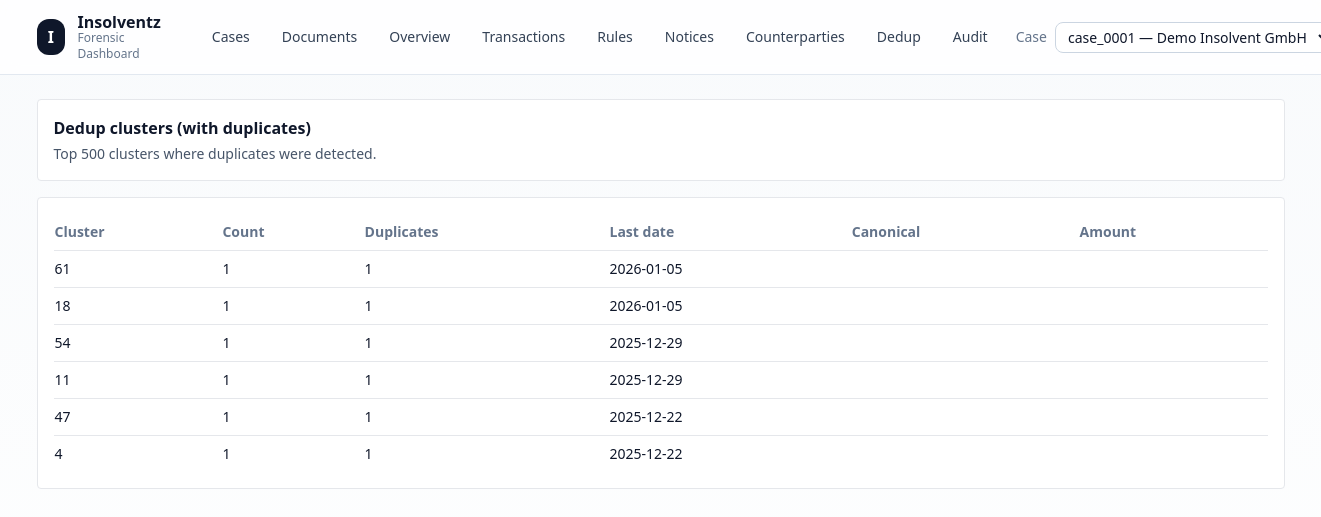
The app's page /dedup with its own data.
### app/db/models.py (models this page shows)
class Transaction(Base):
    __tablename__ = "transactions"
    id: Mapped[int] = mapped_column(Integer, primary_key=True, autoincrement=True)
    case_id: Mapped[str] = mapped_column(ForeignKey("cases.case_id"), index=True)
    source_document_id: Mapped[Optional[int]] = mapped_column(ForeignKey("documents.id"), nullable=True, index=True)
    source_file: Mapped[Optional[str]] = mapped_column(String, nullable=True)
    import_batch_id: Mapped[Optional[str]] = mapped_column(String, nullable=True)
    booking_date: Mapped[date] = mapped_column(Date, nullable=False, index=True)
    value_date: Mapped[Optional[date]] = mapped_column(Date, nullable=True)
    amount: Mapped[float] = mapped_column(Float, nullable=False)
    currency: Mapped[str] = mapped_column(String, nullable=False, default="EUR")
    debtor_account_iban: Mapped[Optional[str]] = mapped_column(String, nullable=True, index=True)
    creditor_account_iban: Mapped[Optional[str]] = mapped_column(String, nullable=True, index=True)
    creditor_name: Mapped[Optional[str]] = mapped_column(String, nullable=True, index=True)
    debtor_name: Mapped[Optional[str]] = mapped_column(String, nullable=True)
    purpose: Mapped[Optional[str]] = mapped_column(Text, nullable=True)
    end_to_end_id: Mapped[Optional[str]] = mapped_column(String, nullable=True)
    bank_reference: Mapped[Optional[str]] = mapped_column(String, nullable=True)
    counterparty_id: Mapped[Optional[int]] = mapped_column(ForeignKey("counterparties.id"), nullable=True, index=True)
    counterparty_name_raw: Mapped[Optional[str]] = mapped_column(String, nullable=True)
    raw_description: Mapped[Optional[str]] = mapped_column(Text, nullable=True)
    normalized_description: Mapped[Optional[str]] = mapped_column(Text, nullable=True)
    booking_text: Mapped[Optional[str]] = mapped_column(String, nullable=True)
    bic: Mapped[Optional[str]] = mapped_column(String, nullable=True)
    rule_hits: Mapped[list] = mapped_column(JSON, default=list)
    source_account: Mapped[Optional[str]] = mapped_column(String, nullable=True)
    transaction_date: Mapped[str] = mapped_column(String, nullable=False)
    recipient_account: Mapped[Optional[str]] = mapped_column(String, nullable=True)
    recipient_name: Mapped[Optional[str]] = mapped_column(String, nullable=True)
    transaction_description: Mapped[Optional[str]] = mapped_column(Text, nullable=True)
    verified_recipient_id: Mapped[Optional[str]] = mapped_column(String, nullable=True)
    tags: Mapped[str] = mapped_column(Text, default="[]")  # combined tags as JSON string (UI/backlog)
    system_tags: Mapped[list] = mapped_column(JSON, default=list)
    user_tags: Mapped[list] = mapped_column(JSON, default=list)
    user_tags_confirmed: Mapped[bool] = mapped_column(Boolean, default=False)
    tx_hash: Mapped[str] = mapped_column(String, index=True)
    is_duplicate: Mapped[bool] = mapped_column(Boolean, default=False, index=True)
    duplicate_of: Mapped[Optional[int]] = mapped_column(Integer, nullable=True, index=True)
    dedup_cluster_id: Mapped[Optional[int]] = mapped_column(Integer, nullable=True, index=True)
    created_at: Mapped[datetime] = mapped_column(DateTime, default=datetime.utcnow)
    document: Mapped[Optional["Document"]] = relationship("Document", back_populates="transactions")
    counterparty: Mapped[Optional["Counterparty"]] = relationship("Counterparty")

### app/ui/router.py (the view)
@ui_router.get("/dedup", response_class=HTMLResponse)
def dedup(request: Request, db=Depends(get_db), case_id: str | None = Cookie(default=None)):
    cases = list_cases(db)
    selected_case_id = _pick_case_id(db, case_id)
    if not selected_case_id:
        return templates.TemplateResponse(request, "empty.html", {"cases": [], "selected_case": None})
    page = get_dedup_clusters_page(db, selected_case_id, request.query_params)
    resp = templates.TemplateResponse(
        request,
        "dedup.html",
        {"cases": cases, "selected_case_id": selected_case_id, **page},
    )
    resp.set_cookie("case_id", selected_case_id, max_age=60 * 60 * 24 * 365, samesite="lax")
    return resp

### app/templates/dedup.html
{% extends "base.html" %}
{% block content %}
  <div class="bg-white border rounded p-4">
    <div class="font-semibold">Dedup clusters (with duplicates)</div>
    <div class="text-sm text-slate-600 mt-1">Top 500 clusters where duplicates were detected.</div>
  </div>
  <div class="bg-white border rounded p-4 mt-4">
    <div class="overflow-x-auto">
      <table class="min-w-full text-sm">
        <thead class="text-left text-slate-500">
          <tr>
            <th class="py-2">Cluster</th>
            <th class="py-2">Count</th>
            <th class="py-2">Duplicates</th>
            <th class="py-2">Last date</th>
            <th class="py-2">Canonical</th>
            <th class="py-2">Amount</th>
          </tr>
        </thead>
        <tbody>
          {% for c in clusters %}
            <tr class="border-t">
              <td class="py-2">{{ c.cluster_id }}</td>
              <td class="py-2">{{ c.count }}</td>
              <td class="py-2">{{ c.duplicates }}</td>
              <td class="py-2">{{ c.last_date }}</td>
              <td class="py-2">{% if c.canonical %}{{ c.canonical.creditor_name or c.canonical.recipient_name or '(unknown)' }}{% endif %}</td>
              <td class="py-2">{% if c.canonical %}{{ c.canonical.amount | round(2) }} {{ c.canonical.currency }}{% endif %}</td>
            </tr>
          {% endfor %}
        </tbody>
      </table>
    </div>
  </div>
{% endblock %}

### records on screen
Transaction: cluster_id "61", count "1", duplicates "1", last_date "2026-01-05"
Transaction: cluster_id "18", count "1", duplicates "1", last_date "2026-01-05"
Transaction: cluster_id "54", count "1", duplicates "1", last_date "2025-12-29"
Transaction: cluster_id "11", count "1", duplicates "1", last_date "2025-12-29"
Transaction: cluster_id "47", count "1", duplicates "1", last_date "2025-12-22"
Transaction: cluster_id "4", count "1", duplicates "1", last_date "2025-12-22"

### other values on screen
{{ label }} "Cases" "Documents" "Overview" "Transactions" "Rules" "Notices" "Counterparties" "Dedup" "Audit"
form field value "case_0001 — Demo Insolvent GmbH"
